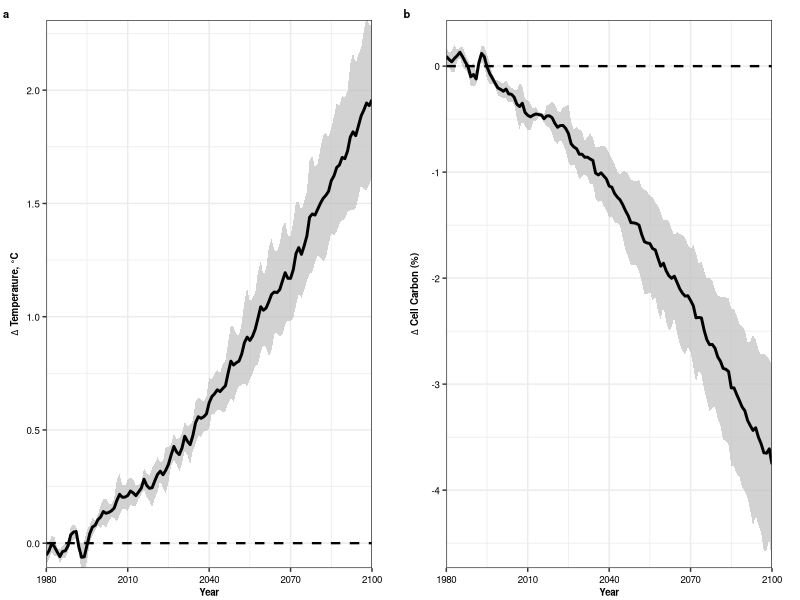

This chart was generated by the following R code:
### Extended data figure 8: Climate change projections on temperature and bacteria cell-carbon

library(dplyr)
library(ggplot2)
library(raster)
library(dplyr)
library(tidyr)
library(reshape2)
library(ggpubr)
library(ggthemes)

year_data <- read.csv("./data/year_data_processed_epipelagic.csv")

### CALCULATE DELTA BIOMASS AND RESPIRATION FOR BACTERIA, YEAR DATA
hist_data <- year_data %>% dplyr::filter(Year %in% 1980:1999) %>% dplyr::group_by(Model) %>% 
                dplyr::summarise(hist_bac_size = mean(bac_cell_carbon_fgC),
                                 hist_temp = mean(temperature),
                                 hist_nitrate = mean(nitrate),
                                 hist_chlo = mean(chlo)) %>% dplyr::ungroup()

year_data2 <- left_join(year_data, hist_data, by = c("Model" = "Model")) %>% 
                    dplyr::select(Year, Experiment, Model, bac_cell_carbon_fgC, temperature, 
                    nitrate, chlo, hist_bac_size, hist_temp, hist_nitrate, hist_chlo) %>%
                    dplyr::mutate(bac_size = (bac_cell_carbon_fgC - hist_bac_size)/hist_bac_size*100,
                                  temperature = (temperature - hist_temp),
                                  chlo = (chlo - hist_chlo)/hist_chlo*100,
                                  nitrate = (nitrate - hist_nitrate)/hist_nitrate*100)

year_data_gg <- year_data2 %>% dplyr::group_by(Year, Experiment) %>% 
                          summarise(mean_bac_size = mean(bac_size),
                                    mean_temperature = mean(temperature),
                                    mean_chlo = mean(chlo),
                                    mean_nitrate = mean(nitrate),
                                    sd_bac_size = sd(bac_size),
                                    sd_temperature = sd(temperature),
                                    sd_chlo = sd(chlo),
                                    sd_nitrate = sd(nitrate),
                                    bac_size_l = mean_bac_size - sd_bac_size,
                                    bac_size_u = mean_bac_size + sd_bac_size,
                                    temperature_l = mean_temperature - sd_temperature,
                                    temperature_u = mean_temperature + sd_temperature,
                                    chlo_l = mean_chlo - sd_chlo,
                                    chlo_u = mean_chlo + sd_chlo,
                                    nitrate_l = mean_nitrate - sd_nitrate,
                                    nitrate_u = mean_nitrate + sd_nitrate,
                                    .groups = "drop") %>%
                            dplyr::filter(Experiment %in% c("historical", "ssp370")) 


theme_save <- theme(axis.title = element_text(size = 7, face = "bold"),
                    plot.title = element_blank(),
                    axis.text = element_text(size = 7, colour = "black"),
                    plot.margin = unit(c(1,1.4,0.1,0.5), "lines"),
                    legend.title = element_blank(),
                    legend.key.width = unit(0.3, "cm"),
                    legend.key.height = unit(0.3, "cm"),
                    legend.text = element_text(size = 7, face = "bold"))

plot_list <- list()

plot_list[[1]] <- ggplot(year_data_gg) +
  geom_ribbon(aes(x = Year, ymin=temperature_l,ymax=temperature_u),  fill = "gray", alpha=0.7) +
  geom_line(aes(x = Year, y = mean_temperature), color = "black", linewidth = 1) +
  geom_hline(yintercept = 0, color = "black", linetype = "dashed", linewidth =0.8)+ theme_bw() + theme_save +
  scale_x_continuous(expand = c(0,0)) + scale_y_continuous() + xlab("") + ylab("")+
  coord_cartesian(ylim =c(0,2.2), xlim = c(1980,2100))+
  labs(title = "", x = "Year", y = expression(bold(paste(Delta,  " Temperature, °C"))), color = "")

plot_list[[2]] <- ggplot(year_data_gg) +
  geom_ribbon(aes(x = Year, ymin=bac_size_l,ymax=bac_size_u),  fill = "gray", alpha=0.7) +
  geom_line(aes(x = Year, y = mean_bac_size), color = "black", linewidth = 1)+
  geom_hline(yintercept = 0, color = "black", linetype = "dashed", linewidth =0.8)+ theme_bw() + theme_save +
  scale_x_continuous(expand = c(0,0)) + scale_y_continuous() + xlab("") + ylab("")+
  coord_cartesian(ylim =c(-4.5,0.2), xlim = c(1980,2100))+
  labs(title = "", x = "Year", y = expression(bold(paste(Delta,  " Cell Carbon (%)"))), color = "")

figure <- ggpubr::ggarrange(plotlist = plot_list, labels = c("a", "b"), font.label = list(size = 8), hjust = -.5, vjust =2, align = 'hv', nrow = 1, ncol = 2)
ggsave(plot = figure, filename = "figures/FigureED8.jpeg", width = 178, height = 75, units = "mm")
